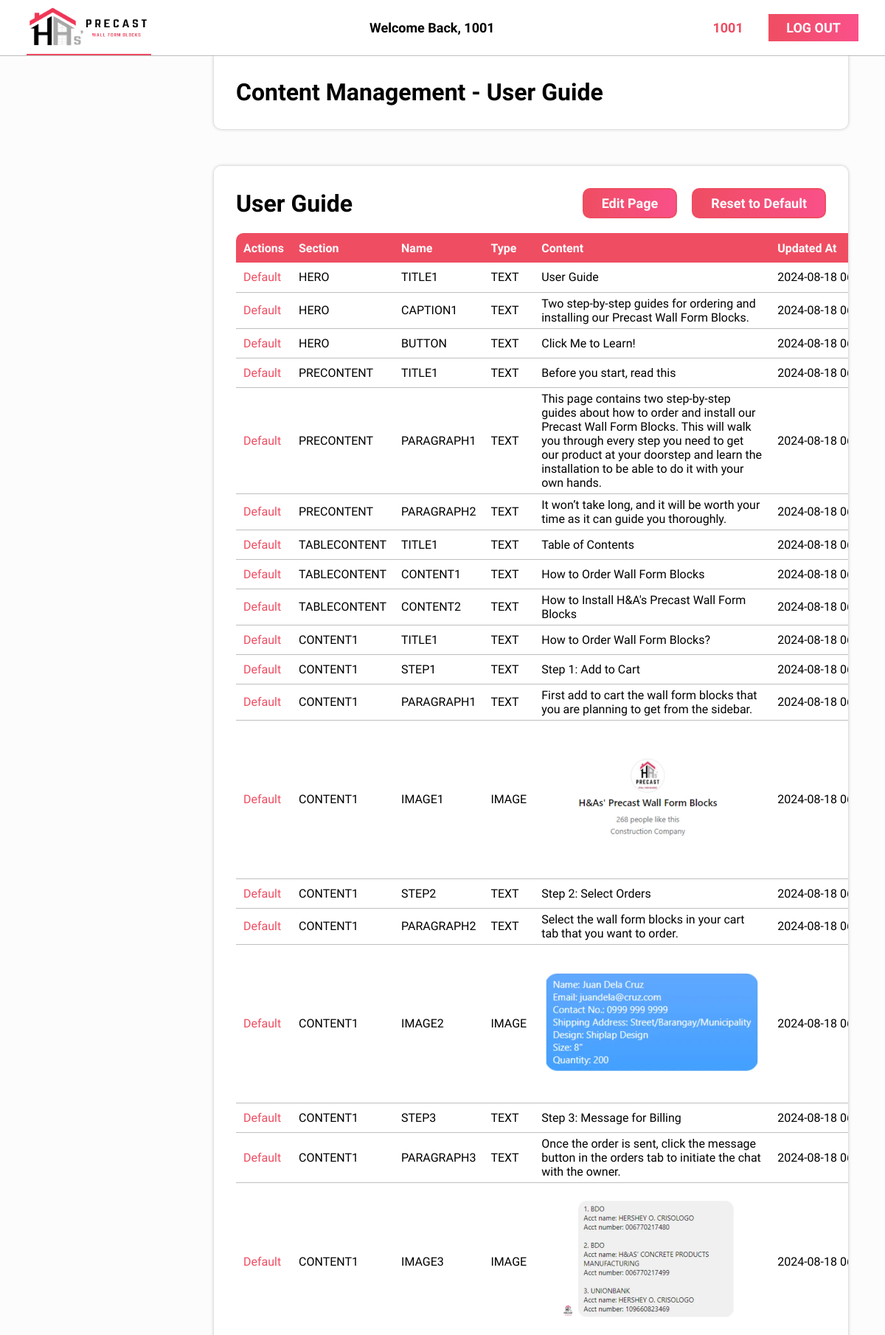
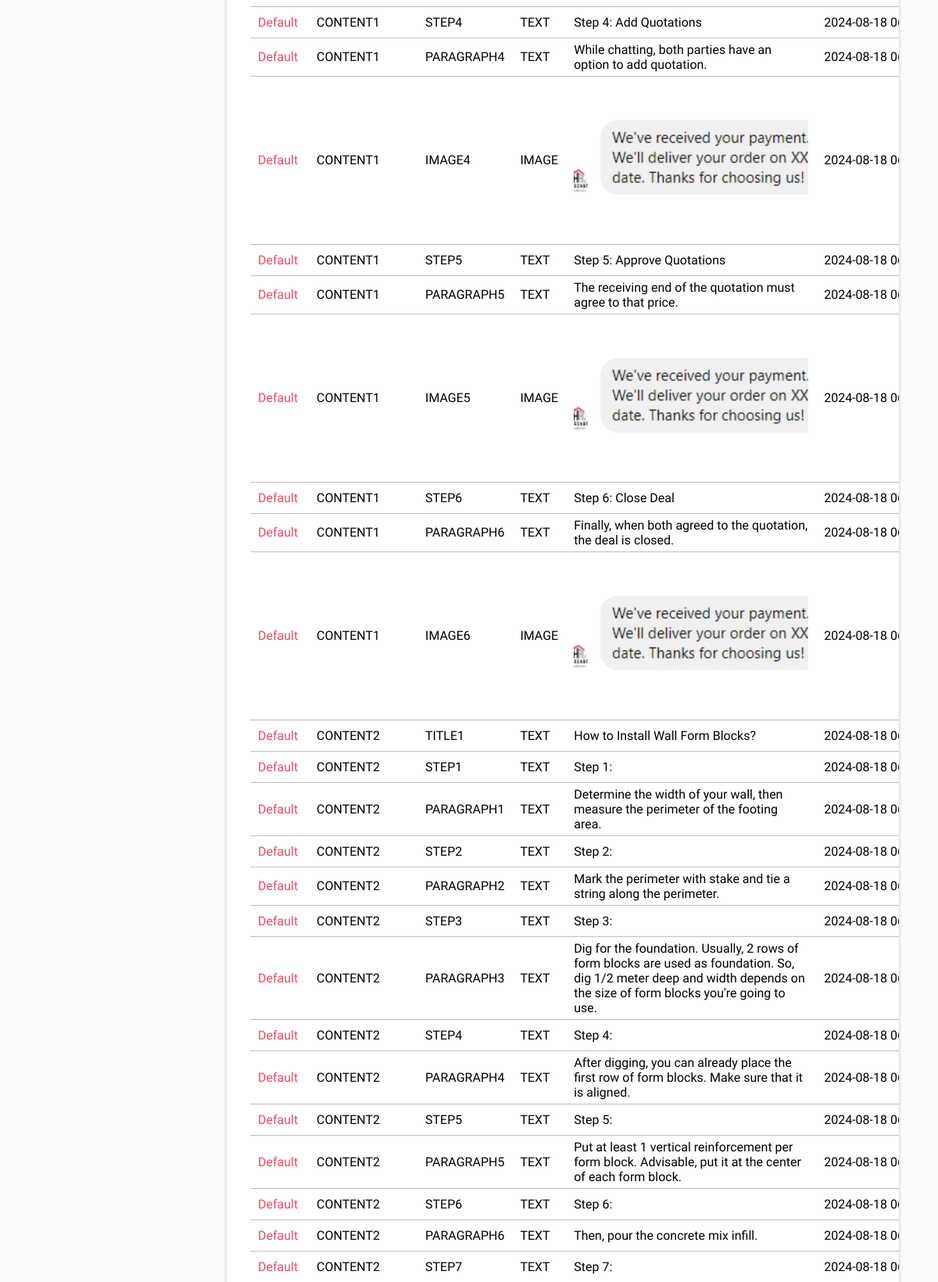
The page /admin/has-precast/content-management-user-guide.php (signed in, upper part) on the database its author committed (2 pictures, top to bottom).
### tables this page shows
CREATE TABLE `content` (
  `id` INT UNSIGNED NOT NULL AUTO_INCREMENT PRIMARY KEY,
  `page` enum('HOME','ABOUT','PROJECTS','CONTACT','USERGUIDE','WFB') NOT NULL,
  `section` enum('HERO','ABOUT','MISSIONVISION','PROJECTS','WFB','CONTACT','CONTACTS','TABLECONTENT','CONTENT1','CONTENT2','PRECONTENT','WFB','DESIGNS','DIMENSIONS','STRENGTH') NOT NULL,
  `name` varchar(255) NOT NULL,
  `type` enum('TEXT','IMAGE','HERO','VIDEO') NOT NULL,
  `object` text DEFAULT NULL,
  `default` tinyint(1) DEFAULT NULL,
  `created_at` timestamp NOT NULL DEFAULT NOW() ON UPDATE NOW()
);

### src/admin/has-precast/classes/dbh.classes.php (called while the page is built)
<?php
class Dbh {
    protected function connect(){
        try{
            $db_username = "has_admin";
            $db_password = "wc8KTRfrJrTpe8";
            $dbh = new PDO('mysql:host=localhost;dbname=has_precast;', $db_username, $db_password);
            return $dbh;
        }
        catch(PDOException $e){
            print "Error!: " . $e->getMessage() . "<br>";
        }
    }
}

### src/admin/has-precast/classes/content-repo.classes.php (called while the page is built, shortened)
<?php
class ContentRepository extends Dbh{
    public function getPage($page){
        $query = $this->connect()->prepare("SELECT * FROM content WHERE page =:page AND type != 'HERO' AND `default` = 0;");
        $data = [":page" => $page];
        if(!$query->execute($data)){
            $query = null;
            if($page === "userGuide"){
                $page = "user-guide";
            }
            header("location: ../../content-management-{$page}.php?error=queryfailed");
            exit();
        }
        $result = $query->fetchAll(PDO::FETCH_ASSOC);
        return $result;
    }
}

### src/admin/has-precast/content-management-user-guide.php (the view, shortened to what this page needs)
<?php
  include("classes/dbh.classes.php");
  include("classes/content-repo.classes.php");
  $getContent = new ContentRepository;
  $userGuide = $getContent->getPage("USERGUIDE");
?>
<!DOCTYPE html>
<html lang="en">
<head>
  <link rel="stylesheet" href="styles/admin-global.css">
  <link rel="stylesheet" href="styles/table.css">
</head>
<body>
  <main>
    <div class="main-header">
      <h1>Content Management - User Guide</h1>
    </div>
    <div class="table-wrapper">
      <div>
        <h3>User Guide</h3>
        <div class="edit-buttons">
          <form action="edit-content.php?page=userGuide" method="post">
            <button type="submit">Edit Page</button>
          </form>
          <a href="includes/content/default-content.inc.php?page=userGuide"><button>Reset to Default</button></a>
        </div>
      </div>
      <div class="table">
        <table>
          <thead>
            <tr>
              <th>Actions</th>
              <th>Section</th>
              <th>Name</th>
              <th>Type</th>
              <th>Content</th>
              <th class="create">Updated At</th>
            </tr>
          </thead>
          <?php
          foreach($userGuide as $content){
            if($content['type'] === "IMAGE"){
              $object = "
                <img id='media' src='images/user-guide/{$content['object']}'>
              ";
            }
            elseif($content['type'] === "VIDEO"){
              $object = "
                <video id='media-video' src='videos/user-guide/{$content['object']}' controls></video>
              ";
            }
            else{
              $object = $content['object'];
            }
            echo "
              <tbody>
                <tr>
                  <td>
                    <a href='includes/content/default-content.inc.php?page=userGuide&section={$content['section']}&name={$content['name']}'>Default</a>
                  </td>
                  <td>
                    $content[section]
                  </td>
                  <td>
                    $content[name]
                  </td>
                  <td>
                    $content[type]
                  </td>
                  <td>
                    $object
                  </td>
                  <td class='create'>
                    $content[created_at]
                  </td>
                </tr>
              </tbody>
            ";
          }
          ?>
        </table>
      </div>
    </div>
  </main>
</body>
</html>

### src/admin/has-precast/styles/admin-global.css (style rules this page uses)
:root { --clr-primary: #FCFCFC; --clr-primary-shade: #DDDEDE; --clr-secondary: #434343; --clr-secondary-shade: #000000; --clr-accent: #EF4D62; --clr-accent-shade: #F80759; --clr-tertiary: #6b6b6b; --fs-default: 16px; --fs-heading: 8rem; --fs-title: 3rem; --fs-subtitle: 1.2rem; --ff-default: 'Inter Tight', sans-serif; --ff-login: "Inika", serif; }
html { font-size: var(--fs-default); scroll-snap-type: y mandatory; font-family: var(--ff-default); background-color: var(--clr-primary); }
a { text-decoration: none; color: var(--clr-accent); }
main { padding-top: 75px; padding-left: calc(20% + 50px); padding-right: 50px; }
.main-header { background-color: white; display: flex; justify-content: space-between; align-items: center; padding: 0 30px; height: 100px; border-radius: 0 0 10px 10px; box-shadow: 0 0 4px 0 rgba(0, 0, 0, 0.25); margin-bottom: 50px; }

### src/admin/has-precast/styles/table.css (style rules this page uses)
.table-wrapper { min-height: fit-content; background-color: white; display: flex; flex-direction: column; align-items: start; padding: 30px 30px; border-radius: 10px; box-shadow: 0 0 4px 0 rgba(0, 0, 0, 0.25); overflow-x: scroll; margin-bottom: 50px; max-width: 1500px; }
table { width: 100%; border-collapse: collapse; min-width: fit-content; }
thead { text-align: left; background-color: var(--clr-accent); color: var(--clr-primary); }
thead, tbody { height: 40px; }
th { text-wrap: nowrap; }
th, td { padding: 5px 10px; }
td { border-bottom: 1px solid rgba(0, 0, 0, 0.25); }
th:first-of-type { border-radius: 10px 0 0 0; }
th:last-of-type { border-radius: 0 10px 0 0; text-wrap: nowrap; }
.create { text-wrap: nowrap; }
.table-wrapper>div:first-child { width: 100%; display: flex; align-items: center; justify-content: center; margin-bottom: 20px; }
.edit-buttons { display: flex; align-items: center; justify-content: flex-end; width: 100%; gap: 20px; }
.table-wrapper button { color: var(--clr-primary); background: linear-gradient(90deg, #EF4D62 0%, rgba(248, 7, 89, 0.70) 100%); font-family: var(--ff-default); font-weight: 700; font-size: 18px; padding: 0.5rem 1.5rem ; border: 2px solid var(--clr-accent); color: var(--clr-primary); background-color: var(--clr-primary); width: fit-content; transition: 0.15s; cursor: pointer; border-radius: 10px; }
.table-wrapper h3 { font-size: 32px; width: 100%; }
#media, .media { aspect-ratio: 3/2; object-fit: cover; width: 50%; min-width: 300px; border-radius: 5px; max-height: 300px; }

### rows shown on the page
content: section "HERO", name "TITLE1", type "TEXT", object "User Guide", created_at "2024-08-18…"
content: section "HERO", name "CAPTION1", type "TEXT", object "Two step-by-step guides for ordering and installing our Precast Wall Form Blocks.", created_at "2024-08-18…"
content: section "HERO", name "BUTTON", type "TEXT", object "Click Me to Learn!", created_at "2024-08-18…"
content: section "PRECONTENT", name "TITLE1", type "TEXT", object "Before you start, read this", created_at "2024-08-18…"
content: section "PRECONTENT", name "PARAGRAPH1", type "TEXT", object "This page contains two step-by-step guides about how to order and install our Precast Wall Form Blocks. This will walk you through every step you need to get our product at your doorstep and learn the installation to be able to do it with your own hands.", created_at "2024-08-18…"
content: section "PRECONTENT", name "PARAGRAPH2", type "TEXT", object "It won’t take long, and it will be worth your time as it can guide you thoroughly.", created_at "2024-08-18…"
content: section "TABLECONTENT", name "TITLE1", type "TEXT", object "Table of Contents", created_at "2024-08-18…"
content: section "TABLECONTENT", name "CONTENT1", type "TEXT", object "How to Order Wall Form Blocks", created_at "2024-08-18…"
content: section "TABLECONTENT", name "CONTENT2", type "TEXT", object "How to Install H&A's Precast Wall Form Blocks", created_at "2024-08-18…"
content: section "CONTENT1", name "TITLE1", type "TEXT", object "How to Order Wall Form Blocks?", created_at "2024-08-18…"
content: section "CONTENT1", name "STEP1", type "TEXT", object "Step 1: Add to Cart", created_at "2024-08-18…"
content: section "CONTENT1", name "PARAGRAPH1", type "TEXT", object "First add to cart the wall form blocks that you are planning to get from the sidebar.", created_at "2024-08-18…"
content: section "CONTENT1", name "IMAGE1", type "IMAGE", object (placeholder picture), created_at "2024-08-18…"
content: section "CONTENT1", name "STEP2", type "TEXT", object "Step 2: Select Orders", created_at "2024-08-18…"
content: section "CONTENT1", name "PARAGRAPH2", type "TEXT", object "Select the wall form blocks in your cart tab that you want to order.", created_at "2024-08-18…"
content: section "CONTENT1", name "IMAGE2", type "IMAGE", object (placeholder picture), created_at "2024-08-18…"
content: section "CONTENT1", name "STEP3", type "TEXT", object "Step 3: Message for Billing", created_at "2024-08-18…"
content: section "CONTENT1", name "PARAGRAPH3", type "TEXT", object "Once the order is sent, click the message button in the orders tab to initiate the chat with the owner.", created_at "2024-08-18…"
content: section "CONTENT1", name "IMAGE3", type "IMAGE", object (placeholder picture), created_at "2024-08-18…"
content: section "CONTENT1", name "STEP4", type "TEXT", object "Step 4: Add Quotations", created_at "2024-08-18…"
content: section "CONTENT1", name "PARAGRAPH4", type "TEXT", object "While chatting, both parties have an option to add quotation.", created_at "2024-08-18…"
content: section "CONTENT1", name "IMAGE4", type "IMAGE", object (placeholder picture), created_at "2024-08-18…"
content: section "CONTENT1", name "STEP5", type "TEXT", object "Step 5: Approve Quotations", created_at "2024-08-18…"
content: section "CONTENT1", name "PARAGRAPH5", type "TEXT", object "The receiving end of the quotation must agree to that price.", created_at "2024-08-18…"
content: section "CONTENT1", name "IMAGE5", type "IMAGE", object (placeholder picture), created_at "2024-08-18…"
content: section "CONTENT1", name "STEP6", type "TEXT", object "Step 6: Close Deal", created_at "2024-08-18…"
content: section "CONTENT1", name "PARAGRAPH6", type "TEXT", object "Finally, when both agreed to the quotation, the deal is closed.", created_at "2024-08-18…"
content: section "CONTENT1", name "IMAGE6", type "IMAGE", object (placeholder picture), created_at "2024-08-18…"
content: section "CONTENT2", name "TITLE1", type "TEXT", object "How to Install Wall Form Blocks?", created_at "2024-08-18…"
content: section "CONTENT2", name "STEP1", type "TEXT", object "Step 1:", created_at "2024-08-18…"
content: section "CONTENT2", name "PARAGRAPH1", type "TEXT", object "Determine the width of your wall, then measure the perimeter of the footing area.", created_at "2024-08-18…"
content: section "CONTENT2", name "STEP2", type "TEXT", object "Step 2:", created_at "2024-08-18…"
content: section "CONTENT2", name "PARAGRAPH2", type "TEXT", object "Mark the perimeter with stake and tie a string along the perimeter.", created_at "2024-08-18…"
content: section "CONTENT2", name "STEP3", type "TEXT", object "Step 3:", created_at "2024-08-18…"
content: section "CONTENT2", name "PARAGRAPH3", type "TEXT", object "Dig for the foundation. Usually, 2 rows of form blocks are used as foundation. So, dig 1/2 meter deep and width depends on the size of form blocks you're going to use.", created_at "2024-08-18…"
content: section "CONTENT2", name "STEP4", type "TEXT", object "Step 4:", created_at "2024-08-18…"
content: section "CONTENT2", name "PARAGRAPH4", type "TEXT", object "After digging, you can already place the first row of form blocks. Make sure that it is aligned.", created_at "2024-08-18…"
content: section "CONTENT2", name "STEP5", type "TEXT", object "Step 5:", created_at "2024-08-18…"
content: section "CONTENT2", name "PARAGRAPH5", type "TEXT", object "Put at least 1 vertical reinforcement per form block. Advisable, put it at the center of each form block.", created_at "2024-08-18…"
content: section "CONTENT2", name "STEP6", type "TEXT", object "Step 6:", created_at "2024-08-18…"
content: section "CONTENT2", name "PARAGRAPH6", type "TEXT", object "Then, pour the concrete mix infill.", created_at "2024-08-18…"
content: section "CONTENT2", name "STEP7", type "TEXT", object "Step 7:", created_at "2024-08-18…"

### other values the page prints
$_SESSION["userid"] "1001"
